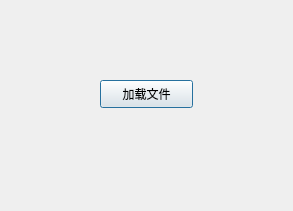
<?xml version="1.0" encoding="UTF-8"?>
<ui version="4.0">
 <class>QtWidgets_shpmappingClass</class>
 <widget class="QDialog" name="QtWidgets_shpmappingClass">
  <property name="geometry">
   <rect>
    <x>0</x>
    <y>0</y>
    <width>293</width>
    <height>211</height>
   </rect>
  </property>
  <property name="windowTitle">
   <string>QtWidgets_shpmapping</string>
  </property>
  <widget class="QPushButton" name="btnshpmapping">
   <property name="geometry">
    <rect>
     <x>100</x>
     <y>80</y>
     <width>93</width>
     <height>28</height>
    </rect>
   </property>
   <property name="text">
    <string>加载文件</string>
   </property>
  </widget>
 </widget>
 <layoutdefault spacing="6" margin="11"/>
 <resources/>
 <connections/>
</ui>
